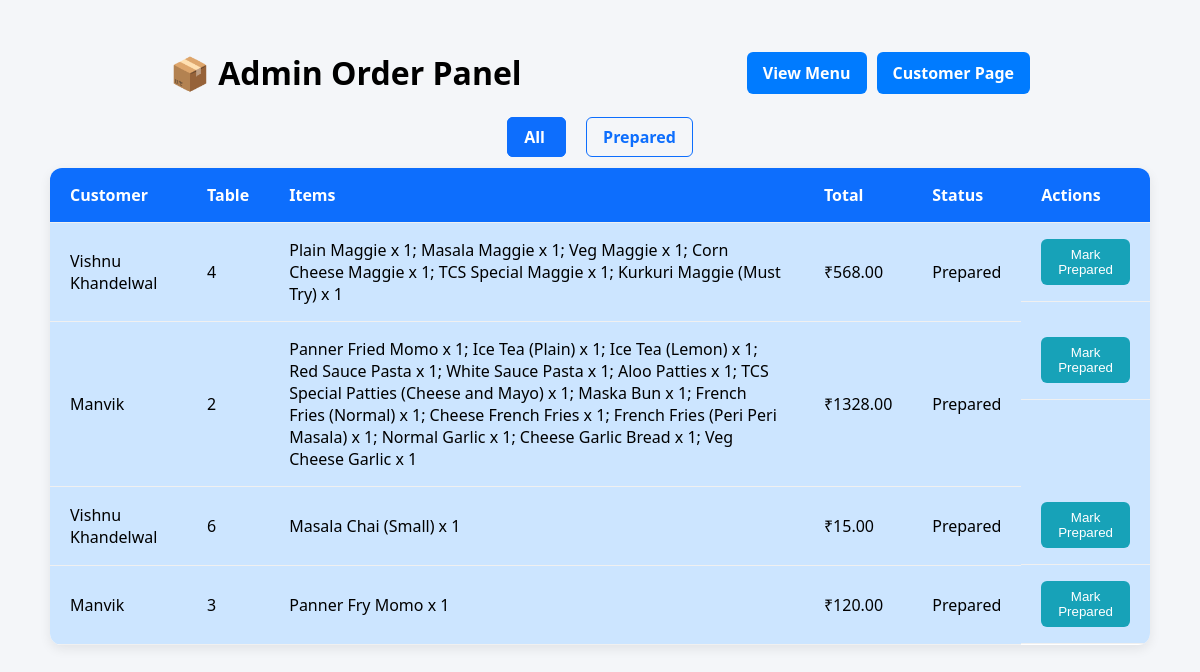
Page /admin/orders on the committed database.
### tables this page shows
CREATE TABLE orders (
        id INTEGER PRIMARY KEY AUTOINCREMENT,
        name TEXT NOT NULL,
        order_type TEXT NOT NULL,  -- now used for table_number
        address TEXT,
        items TEXT,
        total REAL,
        status TEXT DEFAULT 'pending',
        timestamp DATETIME DEFAULT CURRENT_TIMESTAMP
    );

### app.py (the view)
@app.route('/admin/orders')
def admin_orders():
    filter_status = request.args.get('filter')
    conn = get_db_connection()
    if filter_status in ['pending', 'accepted', 'rejected', 'prepared']:
        orders = conn.execute(
            "SELECT * FROM orders WHERE status = ? ORDER BY timestamp DESC",
            (filter_status,)
        ).fetchall()
    else:
        orders = conn.execute("SELECT * FROM orders ORDER BY timestamp DESC").fetchall()
    conn.close()
    return render_template('admin_orders.html', orders=orders, current_filter=filter_status)

### app.py (called while the page is built)
def get_db_connection():
    conn = sqlite3.connect('menu.db')
    conn.row_factory = sqlite3.Row
    return conn

### templates/admin_orders.html (shortened to what this page needs)
<!DOCTYPE html>
<html lang="en">
<head>
</head>
<body>
  <div class="top-bar" style="margin-left: 150px; margin-right: 150px;">
    <h1>📦 Admin Order Panel</h1>
    <div class="button-group">
      <a href="{{ url_for('admin') }}" class="back-button">View Menu</a>
      <a href="{{ url_for('customer_menu') }}" class="back-button">Customer Page</a>
    </div>
  </div>
  <div class="filters">
    {% set filters = ['all', 'prepared'] %}
    {% for f in filters %}
    <a href="{{ url_for('admin_orders', filter=(f if f != 'all' else None)) }}"
      class="{{ 'active' if current_filter == f or (f == 'all' and not current_filter) else '' }}">
      {{ f.capitalize() }}
    </a>
    {% endfor %}
  </div>
  <div class="orders-table">
    <table>
      <thead>
        <tr>
          <th>Customer</th>
          <th>Table</th>
          <th>Items</th>
          <th>Total</th>
          <th>Status</th>
          <th>Actions</th>
        </tr>
      </thead>
      <tbody>
        {% for order in orders %}
        <tr class="{{ order['status'] }}">
          <td>{{ order['name'] }}</td>
          <td>{{ order['order_type'] }}</td>
          <td>{{ order['items'] }}</td>
          <td>₹{{ '%.2f'|format(order['total']) }}</td>
          <td>{{ order['status'].capitalize() }}</td>
          <td>
            <form method="POST" action="{{ url_for('update_order', order_id=order['id']) }}">
              <button name="action" value="prepare">Mark Prepared</button>
            </form>
          </td>
        </tr>
        {% endfor %}
      </tbody>
    </table>
  </div>
</body>
</html>

### templates/admin_orders.html (style rules this page uses)
body { font-family: 'Segoe UI', sans-serif; background: #f4f6f9; margin: 0; padding: 20px; }
.filters { text-align: center; margin-bottom: 20px; }
.filters a { margin: 0 10px; text-decoration: none; color: #0d6efd; font-weight: bold; padding: 8px 16px; border: 1px solid #0d6efd; border-radius: 6px; transition: 0.2s ease; }
.filters a.active, .filters a:hover { background-color: #0d6efd; color: white; }
.orders-table { width: 100%; max-width: 1100px; margin: 0 auto; background: #fff; border-radius: 12px; box-shadow: 0 4px 12px rgba(0, 0, 0, 0.08); overflow: hidden; }
table { width: 100%; border-collapse: collapse; }
thead { background-color: #0d6efd; color: #fff; }
th, td { padding: 16px 20px; text-align: left; border-bottom: 1px solid #f0f0f0; }
td:last-child { display: flex; flex-wrap: wrap; gap: 10px; align-items: center; }
button { border: none; padding: 8px 14px; border-radius: 6px; cursor: pointer; font-weight: 500; color: #fff; transition: 0.2s ease-in-out; }
button[name="action"][value="prepare"] { background-color: #17a2b8; }
.prepared { background-color: #cce5ff !important; }
.top-bar { display: flex; justify-content: space-between; align-items: center; flex-wrap: wrap; padding: 10px 0; }
.button-group { display: flex; gap: 10px; flex-wrap: wrap; }
.back-button { background-color: #007bff; color: white; padding: 10px 16px; border-radius: 6px; text-decoration: none; font-weight: bold; transition: background-color 0.3s ease; }

### rows in the picture
orders: name "Vishnu Khandelwal", order_type "4", items "Plain Maggie x 1; Masala Maggie x 1; Veg Maggie x 1; Corn Cheese Maggie x 1; TCS Special Maggie x 1; Kurkuri Maggie (Must Try) x 1", total "568.00", status "Prepared"
orders: name "Manvik", order_type "2", items "Panner Fried Momo x 1; Ice Tea (Plain) x 1; Ice Tea (Lemon) x 1; Red Sauce Pasta x 1; White Sauce Pasta x 1; Aloo Patties x 1; TCS Special Patties (Cheese and Mayo) x 1; Maska Bun x 1; French Fries (Normal) x 1; Cheese French Fries x 1; French Fries (Peri Peri Masala) x 1; Normal Garlic x 1; Cheese Garlic Bread x 1; Veg Cheese Garlic x 1", total "1328.00", status "Prepared"
orders: name "Vishnu Khandelwal", order_type "6", items "Masala Chai (Small) x 1", total "15.00", status "Prepared"
orders: name "Manvik", order_type "3", items "Panner Fry Momo x 1", total "120.00", status "Prepared"

### other values in the picture
{{ f.capitalize() }} "All" "Prepared"
